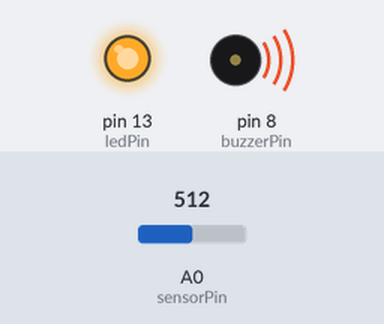
A program run on a simulated Arduino Uno, built with avr-gcc and run on an emulated ATmega328P. Shown: output pins drawn as LEDs (lit = HIGH), buzzer (waves = sounding, pin HIGH). The test bench sets the inputs (shaded band); at power-on: A0 (sensorPin) = 512. What the program prints to the serial monitor is not drawn.

Above: at 1.3 s.
1.4 s: A0 (sensorPin) set to 410
2.9 s: A0 (sensorPin) set to 384
At 4.0 s:
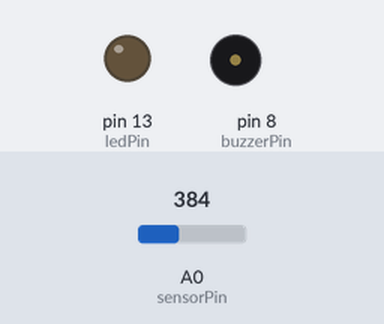
4.5 s: A0 (sensorPin) set to 511
At 5.2 s:
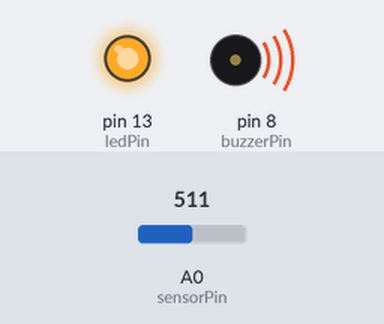
6.0 s: A0 (sensorPin) set to 390
At 6.5 s:
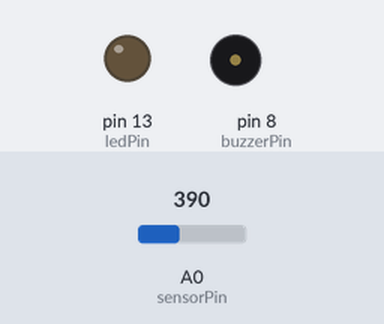
Timing chart, 0 to 8.5 s (numbered marks = the images above; inputs shaded):
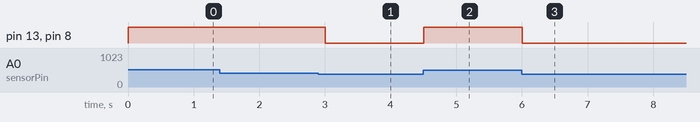

The program:

main.cpp
```cpp
#include <Arduino.h>

// Pin definitions
const int sensorPin = A0;   // Alcohol sensor connected to analog pin A0
const int ledPin = 13;      // Onboard LED
const int buzzerPin = 8;    // Buzzer connected to digital pin 8

// Threshold (adjust based on calibration)
const int threshold = 400;

void setup() {
    Serial.begin(9600);
    pinMode(ledPin, OUTPUT);
    pinMode(buzzerPin, OUTPUT);
    digitalWrite(ledPin, LOW);
    digitalWrite(buzzerPin, LOW);
}

void loop() {
    int sensorValue = analogRead(sensorPin);
    Serial.print("Alcohol Sensor Value: ");
    Serial.println(sensorValue);

    if (sensorValue > threshold) {
        digitalWrite(ledPin, HIGH);
        digitalWrite(buzzerPin, HIGH);
        Serial.println("⚠️ Alcohol detected!");
    } else {
        digitalWrite(ledPin, LOW);
        digitalWrite(buzzerPin, LOW);
    }

    delay(500); // Small delay for stability
}
```

Measured:
- the behaviour switches between 401 and 400 on A0 (sensorPin) (found by bisection; images 0 and 1)
- after the input at 1.4 s, every drawn part: stays the same
- after the input at 2.9 s, pin 13 (ledPin), pin 8 (buzzerPin): HIGH → LOW after 0.10 s
- after the input at 4.5 s, pin 13 (ledPin), pin 8 (buzzerPin): LOW → HIGH at once
- after the input at 6.0 s, pin 13 (ledPin), pin 8 (buzzerPin): HIGH → LOW at once
